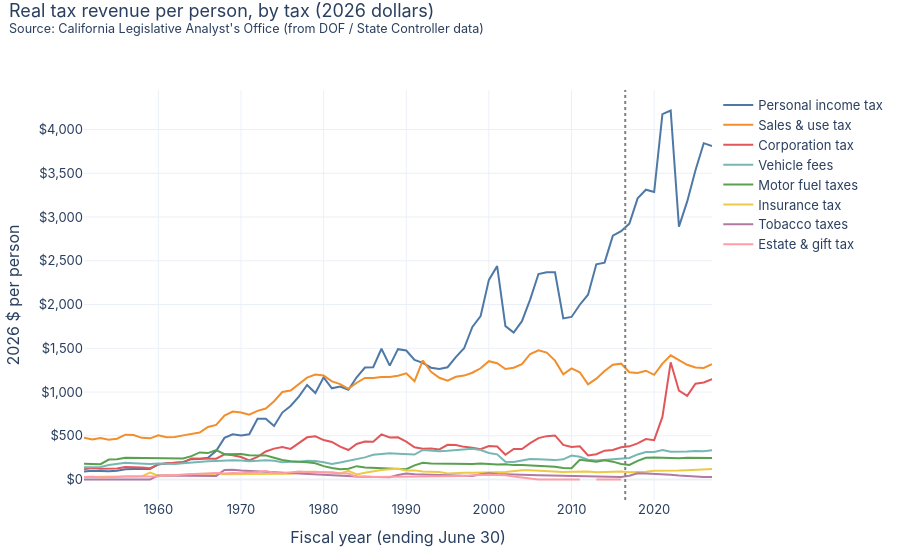

The code cell stored with this chart in its notebook:
### Markdown cell above
## Growth of each tax in real, per-person terms
Inflation-adjusted dollars per California resident, so growth reflects policy, rates and the economy rather than inflation or headcount.

### Code cell
pc = add_views(rev[rev.group == "Tax"].groupby(["fy", "tax_type"], as_index=False).amount_k.sum())
w = pc.pivot_table(index="fy", columns="tax_type", values="real_pc")
fig = go.Figure()
for i, c in enumerate(w.sum().sort_values(ascending=False).index[:8]):
    fig.add_trace(go.Scatter(x=w.index, y=w[c], name=c, mode="lines", line=dict(color=PALETTE[i], width=2)))
fig.update_layout(yaxis_title=f"{base_fy()} $ per person", xaxis_title="Fiscal year (ending June 30)", yaxis_tickformat="$,.0f")
fig.add_vline(x=2016.5, line_dash="dot", line_color="grey")
base_layout(fig, f"Real tax revenue per person, by tax ({base_fy()} dollars)", SOURCE_NOTE)
fig.show()
